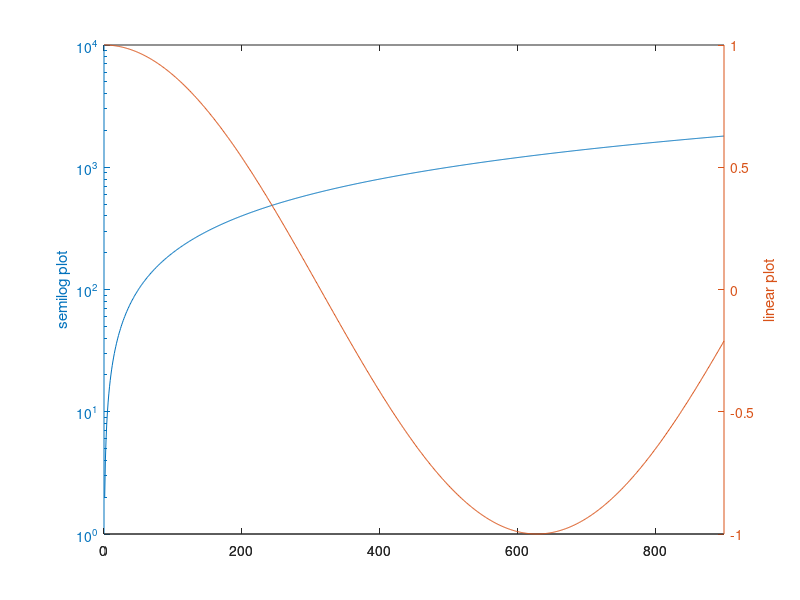

The MATLAB source for this figure:
% [绘图]双y轴图形的绘制
% function Example04
% h0=figure('toolbar','none',...
%     'position',[200 150 450 250],...
%     'name','Example04');
x=0:900;a=1000;b=0.005;
y1=2*x;
y2=cos(b*x);
[haxes,hline1,hline2]=plotyy(x,y1,x,y2,'semilogy','plot');
axes(haxes(1))
ylabel('semilog plot');
axes(haxes(2))
ylabel('linear plot');